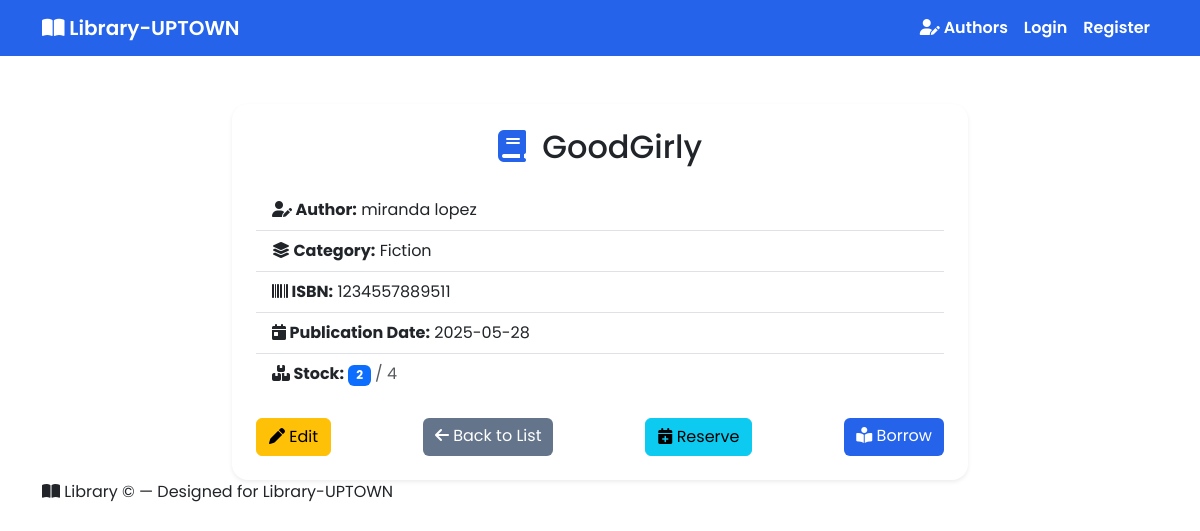
/library/books/1/, run on the app's committed database.
### library/models.py (models this page shows, shortened)
class Book(models.Model):
    CATEGORY_CHOICES = [
        ('FICTION', 'Fiction'),
        ('SCI-FI', 'Science Fiction'),
        ('BIOGRAPHY', 'Biography'),
        ('EDUCATION', 'Education')
    ]
    category = models.CharField(
        max_length=20,
        choices=CATEGORY_CHOICES,
        default='FICTION'
    )
    title = models.CharField(max_length=200)
    author = models.ForeignKey(Author, on_delete=models.CASCADE, related_name='books')
    isbn = models.CharField(
        'ISBN',
        max_length=13,
        unique=True,
        validators=[MinLengthValidator(13)]
    )
    publication_date = models.DateField()
    quantity = models.PositiveIntegerField(default=1)
    available = models.PositiveIntegerField(default=1)
    class Meta:
        ordering = ['title']

class Author(models.Model):
    first_name = models.CharField(max_length=100)
    last_name = models.CharField(max_length=100)
    birth_date = models.DateField(null=True, blank=True)
    biography = models.TextField(blank=True)
    def __str__(self):
        return f"{self.first_name} {self.last_name}"
    class Meta:
        ordering = ['last_name', 'first_name']

### library/views.py (the view)
# urls.py: path('books/<int:pk>/', views.BookDetailView.as_view(), name='book-detail'),
class BookDetailView(DetailView):
    model = Book
    template_name = 'library/book_detail.html'

### library/templates/library/book_detail.html (shortened to what this page needs)
{% extends "base.html" %}
{% block extra_head %}
<link rel="stylesheet" href="https://cdnjs.cloudflare.com/ajax/libs/font-awesome/6.5.0/css/all.min.css">
{% endblock %}
{% block content %}
<div class="row justify-content-center">
    <div class="col-md-8">
        <div class="card shadow-sm border-0 mt-4">
            <div class="card-body p-4">
                <h2 class="card-title mb-4 text-center">
                    <i class="fa-solid fa-book"></i> {{ book.title }}
                </h2>
                <ul class="list-group list-group-flush mb-4">
                    <li class="list-group-item"><strong><i class="fa-solid fa-user-pen"></i> Author:</strong> {{ book.author }}</li>
                    <li class="list-group-item"><strong><i class="fa-solid fa-layer-group"></i> Category:</strong> {{ book.get_category_display }}</li>
                    <li class="list-group-item"><strong><i class="fa-solid fa-barcode"></i> ISBN:</strong> {{ book.isbn }}</li>
                    <li class="list-group-item"><strong><i class="fa-solid fa-calendar-day"></i> Publication Date:</strong> {{ book.publication_date|date:"Y-m-d" }}</li>
                    <li class="list-group-item"><strong><i class="fa-solid fa-boxes-stacked"></i> Stock:</strong>
                        <span class="badge bg-primary">{{ book.available }}</span>
                        <span class="text-muted">/ {{ book.quantity }}</span>
                    </li>
                </ul>
                <div class="d-flex justify-content-between">
                    <a href="{% url 'library:book-update' book.pk %}" class="btn btn-warning">
                        <i class="fa-solid fa-pen"></i> Edit
                    </a>
                    <a href="{% url 'library:book-list' %}" class="btn btn-secondary">
                        <i class="fa-solid fa-arrow-left"></i> Back to List
                    </a>
                    <a href="{% url 'library:reservation-add' %}?book={{ book.pk }}" class="btn btn-info">
                        <i class="fa-solid fa-calendar-plus"></i> Reserve
                    </a>
                    {% if book.available > 0 %}
                    <a href="{% url 'library:borrow-book' book.pk %}" class="btn btn-primary">
                        <i class="fa-solid fa-book-reader"></i> Borrow
                    </a>
                    {% endif %}
                </div>
            </div>
        </div>
    </div>
</div>
<footer class="footer">
    <div>
        <i class="fa-solid fa-book-open"></i> Library &copy; {{ now|date:"Y" }} — Designed for Library-UPTOWN
    </div>
</footer>
{% endblock %}

### library/templates/base.html (style rules this page uses)
body, .navbar, .card, .table, .form-control, .form-select, .btn { font-family: 'Poppins', Arial, sans-serif; }

### library/templates/library/book_detail.html (style rules this page uses)
.card-title i { color: #2563eb; margin-right: 0.5rem; }
.card { border-radius: 1rem; box-shadow: 0 2px 16px rgba(37,99,235,0.08); }
.btn-primary { background: #2563eb; border: none; }
.btn-secondary { background: #64748b; border: none; }
body, .form-control, .form-select, .btn { font-family: 'Poppins', Arial, sans-serif; }

### data on the page
Book: title "GoodGirly", author "miranda lopez", category "Fiction", isbn "1234557889511", publication_date "2025-05-28", available "2", quantity "4"
